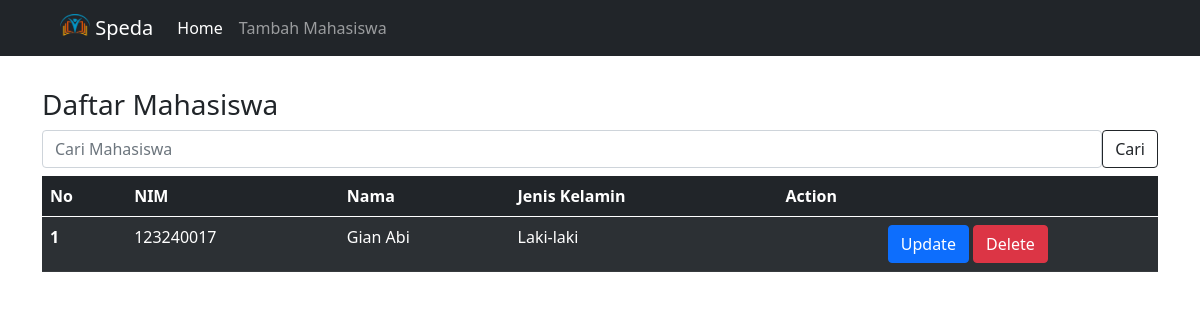
Page /index.php?cari=Gian Abi on the committed database.
### tables this page shows
CREATE TABLE `mahasiswa` (
  `id` int NOT NULL,
  `nim` varchar(100) NOT NULL,
  `nama` varchar(100) NOT NULL,
  `jenis_kelamin` varchar(100) NOT NULL,
  `created_at` datetime NOT NULL DEFAULT CURRENT_TIMESTAMP
);

### index.php (the view, shortened to what this page needs)
<?php
include("config/koneksi.php");
$sql = "SELECT * FROM mahasiswa";
if (isset($_GET['cari'])) {
    $kata_kunci = $_GET['cari'];
    $sql = "SELECT * FROM mahasiswa WHERE nama LIKE '%$kata_kunci%'";
}
$result = mysqli_query($koneksi, $sql);
?>
<!DOCTYPE html>
<html lang="en">
<head>
    <link href="https://cdn.jsdelivr.net/npm/bootstrap@5.0.2/dist/css/bootstrap.min.css" rel="stylesheet"
>
</head>
<body>
    <nav class="navbar navbar-dark bg-dark navbar-expand-lg">
        <div class="container-fluid">
            <a class="navbar-brand ms-5" href="#">
                <img src="./logo.png" alt="Logo" width="30" height="24" class="d-inline-block align-text-top">
                Speda
            </a>
            <div class="collapse navbar-collapse" id="navbarNav">
                <ul class="navbar-nav">
                    <li class="nav-item">
                        <a class="nav-link active" aria-current="page" href="index.php">Home</a>
                    </li>
                    <li class="nav-item">
                        <a class="nav-link" href="tambah.php">Tambah Mahasiswa</a>
                    </li>
                </ul>
            </div>
        </div>
    </nav>
    <div class="container mt-2">
        <br>
        <h3>Daftar Mahasiswa</h3>
        <form class="d-flex mb-2" method="get" Action="index.php">
            <input class="form-control" type="search" placeholder="Cari Mahasiswa" aria-label="Search" name="cari">
            <button class="btn btn-outline-dark" type="submit">Cari</button>
        </form>
        <table class="table table-dark table-striped" id="tabel_mhs">
            <thead>
                <tr>
                    <th scope="col">No</th>
                    <th scope="col">NIM</th>
                    <th scope="col">Nama</th>
                    <th scope="col">Jenis Kelamin</th>
                    <th scope="col">Action</th>
                </tr>
            </thead>
            <?php if (mysqli_num_rows($result) > 0):
                $i = 1;
                ?>
                <tbody>
                    <?php while ($data = mysqli_fetch_assoc($result)): ?>
                        <tr>
                            <th scope="row"><?= $i++ ?></th>
                            <td><?= $data['nim'] ?></td>
                            <td><?= $data['nama'] ?></td>
                            <td><?= $data['jenis_kelamin'] ?></td>
                            <td class="text-center">
                                <a href="ubah.php?id=<?php echo $data['id']; ?>"><button type="button"
                                        class="btn btn-primary">Update</button></a>
                                <button type="button" class="btn btn-danger btn-hapus" data-bs-toggle="modal"
                                    data-bs-target="#konfirmasiHapusModal" data-id="<?php echo $data['id']; ?>"
                                    data-nama="<?php echo $data['nama']; ?>">Delete</button>
                            </td>
                        </tr>
                    <?php endwhile ?>
                </tbody>
            </table>
        <?php endif ?>
    </div>
</body>
</html>

### rows in the picture
mahasiswa: nim "123240017", nama "Gian Abi", jenis_kelamin "Laki-laki"
